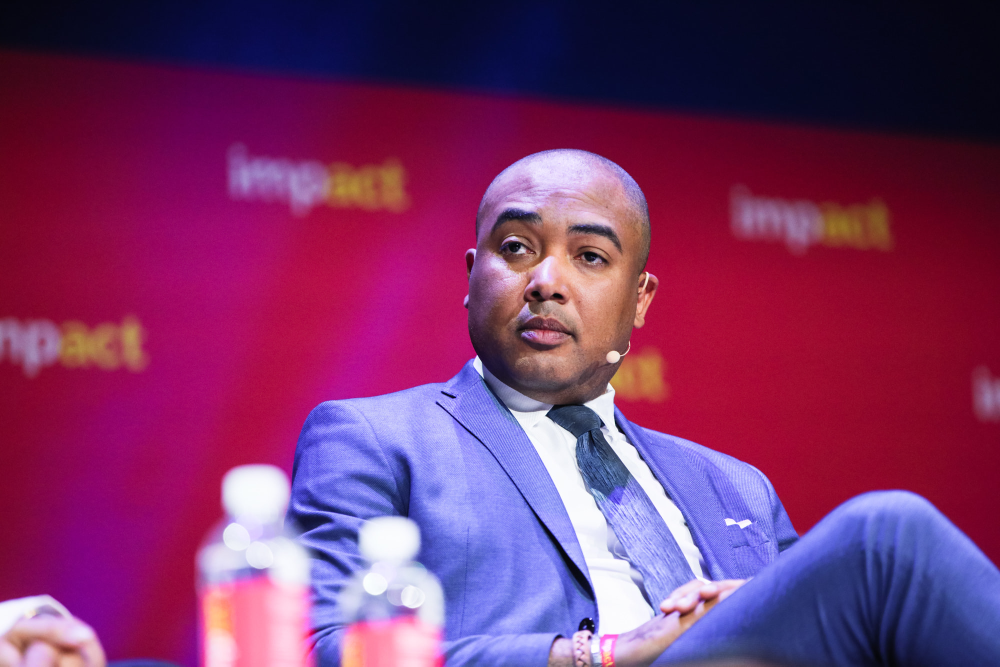
#> input picture images/profile_red_bg.jpg.jpg, 2000 x 1333 px (shown at 1/2 size)
$ python generate_ai_ready_data_release.py --output out.png
#> lines starting #> are read from the running program, lines starting #| are printed output that depends on the picture; after the words box and inside, x2 and y2 are one past the last pixel; in counts of white or black regions, pixels touching at a corner belong together
#!/usr/bin/env python3
"""Generate source-locked desktop, mobile and printable artwork for AI-ready data."""
from __future__ import annotations
import argparse
from pathlib import Path
from PIL import Image, ImageDraw, ImageFont
from reportlab.pdfgen import canvas
from reportlab.lib.pagesizes import A4

N="#06213A"; N2="#0D4162"; C="#04C7EC"; T="#087E87"
P="#BF8965"; W="#FFFFFF"; F="#FCFAF7"; I="#132A40"; M="#526779"; E="#D6E5E8"
ROOT=Path(__file__).resolve().parents[1]
REG="/usr/share/fonts/truetype/dejavu/DejaVuSans.ttf"
BOLD="/usr/share/fonts/truetype/dejavu/DejaVuSans-Bold.ttf"
def font(n,b=False): return ImageFont.truetype(BOLD if b else REG,n)
def txt(d,x,y,s,n=21,color=I,b=False): d.text((x,y),s,font=font(n,b),fill=color)
def wrap(d,s,n,w,b=False):
    result=[];line=""
    for token in s.split():
        test=(line+" "+token).strip()
        if d.textbbox((0,0),test,font=font(n,b))[2] <= w: line=test
        else:
            if line: result.append(line)
            line=token
    if line:result.append(line)
    return result
def para(d,x,y,s,n=20,w=500,color=M,b=False,limit=3,step=1.26):
    ls=wrap(d,s,n,w,b)
    if len(ls)>limit: raise ValueError(f"Text overflow: {s}: {ls}")
    for line in ls:txt(d,x,y,line,n,color,b);y+=int(n*step)
    return y
def box(d,rect,fill=W,r=20,stroke=E): d.rounded_rectangle(rect,radius=r,fill=fill,outline=stroke,width=2)
def rgb(h):return tuple(int(h[i:i+2],16) for i in (1,3,5))
def gradient(d,w,a,b,y0,y1):
    p,q=rgb(a),rgb(b)
    for y in range(y0,y1):
        z=(y-y0)/max(1,y1-y0)
        d.line((0,y,w,y),fill=tuple(round(p[i]*(1-z)+q[i]*z) for i in range(3)))
def emblem(d,name,x,y):
    color=N
    if name=="target":
        d.ellipse((x+6,y+6,x+50,y+50),outline=color,width=4)
        d.ellipse((x+20,y+20,x+36,y+36),outline=color,width=3)
        d.line((x+28,y+28,x+50,y+5),fill=color,width=4)
    elif name=="data":
        d.ellipse((x+8,y+4,x+50,y+23),outline=color,width=4)
        d.arc((x+8,y+37,x+50,y+57),0,180,fill=color,width=4)
        d.line((x+8,y+14,x+8,y+46),fill=color,width=4)
        d.line((x+50,y+14,x+50,y+46),fill=color,width=4)
        d.line((x+8,y+31,x+50,y+31),fill=color,width=3)
    elif name=="rights":
        d.line([(x+28,y+3),(x+50,y+12),(x+47,y+39),(x+28,y+57),(x+9,y+39),(x+6,y+12),(x+28,y+3)],fill=color,width=4,joint="curve")
        d.line((x+18,y+28,x+26,y+36,x+40,y+19),fill=color,width=4)
    elif name=="flow":
        d.line((x+10,y+16,x+44,y+16,x+44,y+7),fill=color,width=4)
        d.line((x+44,y+16,x+36,y+24),fill=color,width=4)
        d.line((x+46,y+43,x+12,y+43,x+12,y+52),fill=color,width=4)
        d.line((x+12,y+43,x+20,y+35),fill=color,width=4)
    elif name=="value":
        for j,height in enumerate((17,30,45)):
            d.rounded_rectangle((x+10+14*j,y+52-height,x+20+14*j,y+52),radius=3,fill=color)
    elif name=="review":
        d.rounded_rectangle((x+12,y+11,x+48,y+57),radius=4,outline=color,width=4)
        d.rounded_rectangle((x+22,y+5,x+38,y+18),radius=3,outline=color,width=3)
        for j in range(3):
            d.line((x+20,y+27+j*9,x+24,y+31+j*9,x+30,y+24+j*9),fill=color,width=2)
            d.line((x+34,y+27+j*9,x+43,y+27+j*9),fill=color,width=2)
def head(im,mobile=False):
    d=ImageDraw.Draw(im);w=im.width;h=393 if mobile else 330
    gradient(d,w,N,N2,0,h)
    for i in range(6):
        y=91+i*21
        d.arc((-220,y-150,w+190,y+230),192,345,fill="#1E5571",width=2)
    d.rounded_rectangle((32,37,39,125),radius=2,fill=P)
    txt(d,57,40,"EXECUTIVE AI BRIEFING / DATA READINESS",16,C,True)
    if mobile:
        txt(d,37,103,"AI CAN SCALE.",55,W,True)
        txt(d,37,178,"CAN ITS DATA?",55,W,True)
        para(d,40,283,"Data readiness is a release condition for each AI workflow.",22,w-80,"#D6E6EF",limit=2)
    else:
        txt(d,60,105,"AI CAN SCALE.",75,W,True)
        txt(d,60,188,"CAN ITS DATA?",75,W,True)
        para(d,63,283,"A use-case data contract connects quality, authority and value.",21,w-125,"#D6E6EF",limit=1)
def stat(im,rect,eyebrow,big,detail,source,mobile=False):
    d=ImageDraw.Draw(im);x,y,x2,y2=rect;box(d,rect)
    d.rounded_rectangle((x+13,y+17,x+20,y2-17),radius=3,fill=T)
    tx=x+38
    txt(d,tx,y+15,eyebrow.upper(),14,M,True)
    txt(d,tx,y+43,big,39,P,True)
    para(d,tx,y+96,detail,18 if mobile else 16,x2-tx-17,I,limit=3)
    txt(d,tx,y2-26,source,12,T,True)
def contract(im,rect,mobile=False):
    d=ImageDraw.Draw(im);x,y,x2,y2=rect
    box(d,rect,"#E4F4F7",22,"#BCDDE3")
    d.rounded_rectangle((x+18,y+18,x+26,y2-18),radius=3,fill=C)
    txt(d,x+47,y+26,"THE USE-CASE DATA CONTRACT",27 if mobile else 32,N,True)
    para(d,x+47,y+76,"The agreed data, permitted use, accountable owner and evidence required before release.",20,x2-x-85,M,limit=3)
def check(im,rect,number,heading,description,ico,mobile=False):
    d=ImageDraw.Draw(im);x,y,x2,y2=rect;box(d,rect,W,20,E)
    d.rounded_rectangle((x,y+21,x+7,y2-21),radius=3,fill=T if number%2 else P)
    d.ellipse((x+20,y+20,x+75,y+75),fill=N)
    txt(d,x+36,y+29,str(number),25,W,True)
    ix=x2-90;iy=y+26
    d.rounded_rectangle((ix-7,iy-8,ix+65,iy+67),radius=13,fill="#E8F5F8")
    emblem(d,ico,ix,iy)
    header_size=23 if mobile else 23
    para(d,x+94,y+24,heading,header_size,ix-x-110,N,True,limit=2)
    para(d,x+25,y+96,description,19,x2-x-50,M,limit=3)
def gate(im,rect,mobile=False):
    d=ImageDraw.Draw(im);x,y,x2,y2=rect
    box(d,rect,N,20,N);txt(d,x+23,y+17,"EXECUTIVE RELEASE GATE",18,C,True)
    choices=[
        ("PROCEED","The receiving team owns the tested workflow."),
        ("REPAIR","Fix the gaps and test the evidence again."),
        ("STOP","Do not extend unjustified AI authority.")]
    if mobile:
        for i,(label,desc) in enumerate(choices):
            yy=y+62+i*73
            if i:d.line((x+23,yy-13,x2-23,yy-13),fill="#28546F",width=2)
            txt(d,x+24,yy,label,22,C if i==0 else P,True)
            para(d,x+186,yy+2,desc,18,x2-x-214,W,limit=2)
    else:
        ww=(x2-x-48)//3
        for i,(label,desc) in enumerate(choices):
            xx=x+21+ww*i
            if i:d.line((xx-11,y+61,xx-11,y2-17),fill="#28546F",width=2)
            txt(d,xx,y+63,label,23,C if i==0 else P,True)
            para(d,xx,y+103,desc,16,ww-21,W,limit=3)
def author(im,start,mobile=False):
    d=ImageDraw.Draw(im);w,h=im.size
    gradient(d,w,N,N2,start,h);d.rectangle((0,start,w,start+4),fill=C)
    r=35 if mobile else 40;cx=62 if mobile else 80;cy=start+66
    d.ellipse((cx-r-4,cy-r-4,cx+r+4,cy+r+4),fill=W)
    source=ROOT/"images"/"profile_red_bg.jpg.jpg"
    if source.exists():
        with Image.open(source) as photo:
            tw,th=photo.size
            photo=photo.crop((int(tw*.4225),int(th*.169),int(tw*.695),int(th*.578))).convert("RGB").resize((r*2,r*2),Image.Resampling.LANCZOS)
        mask=Image.new("L",(r*2,r*2),0)
        ImageDraw.Draw(mask).ellipse((0,0,r*2-1,r*2-1),fill=255)
        im.paste(photo,(cx-r,cy-r),mask)
    else:txt(d,cx-r+12,cy-r+14,"JR",25,N,True)
    d=ImageDraw.Draw(im);tx=cx+r+24
    txt(d,tx,start+26,"Jair Ribeiro",26,W,True)
    txt(d,tx,start+68,"AI LEADER",17,C,True)
    if mobile:para(d,32,start+117,"Enterprise AI Adoption · Governance · Business Transformation",15,w-60,"#D7E6EF",limit=2)
    else:txt(d,tx,start+105,"Enterprise AI Adoption · Governance · Business Transformation",16,"#D7E6EF")
def render(mobile):
    w,h=(720,3180) if mobile else (1200,1810)
    im=Image.new("RGB",(w,h),F)
    head(im,mobile)
    stats=[
      ("ACCESS","+50%","Relative annual increase in access to sanctioned AI tools.","DELOITTE 2026"),
      ("READINESS","40%","Globally report high preparedness in AI data management.","DELOITTE 2026"),
      ("AT RISK","60%","Forecast AI projects without AI-ready data abandoned through 2026.","GARTNER 2025")]
    if mobile:
        for i,item in enumerate(stats):
            stat(im,(25,411+i*184,w-25,577+i*184),*item,mobile=True)
        contract(im,(25,977,w-25,1140),True)
    else:
        for i,item in enumerate(stats):
            stat(im,(30+i*390,349,400+i*390,526),*item)
        contract(im,(30,549,1170,698))
    cards=[
       ("Define the decision","Specify the business result and the data it needs.","target"),
       ("Prove data fitness","Check quality, freshness, lineage and exceptions.","data"),
       ("Name authority","Assign the owner, approved use and stop rights.","rights"),
       ("Test continuous use","Check repeated retrieval, handoffs and monitoring.","flow"),
       ("Measure the result","Connect defects and data investment to cost, quality and service.","value"),
       ("Renew permission","Release in stages; reassess drift, changes and failures.","review")]
    if mobile:
        for i,(a,b,c) in enumerate(cards):
            top=1170+i*235
            check(im,(25,top,w-25,top+219),i+1,a,b,c,True)
        gate(im,(25,2610,w-25,2895),True)
        author(im,2960,True)
    else:
        for i,(a,b,c) in enumerate(cards):
            col=i%2;row=i//2
            check(im,(30+col*585,720+row*206,584+col*585,911+row*206),i+1,a,b,c)
        gate(im,(30,1360,1170,1589))
        txt(ImageDraw.Draw(im),40,1615,"No named owner, no tested data, no wider AI authority.",23,N,True)
        author(im,1660)
    return im
def run(folder):
    folder=Path(folder);folder.mkdir(parents=True,exist_ok=True)
    for name,mobile in (("desktop",False),("mobile",True)):
        im=render(mobile)
#> in render, `head(im,mobile)`:
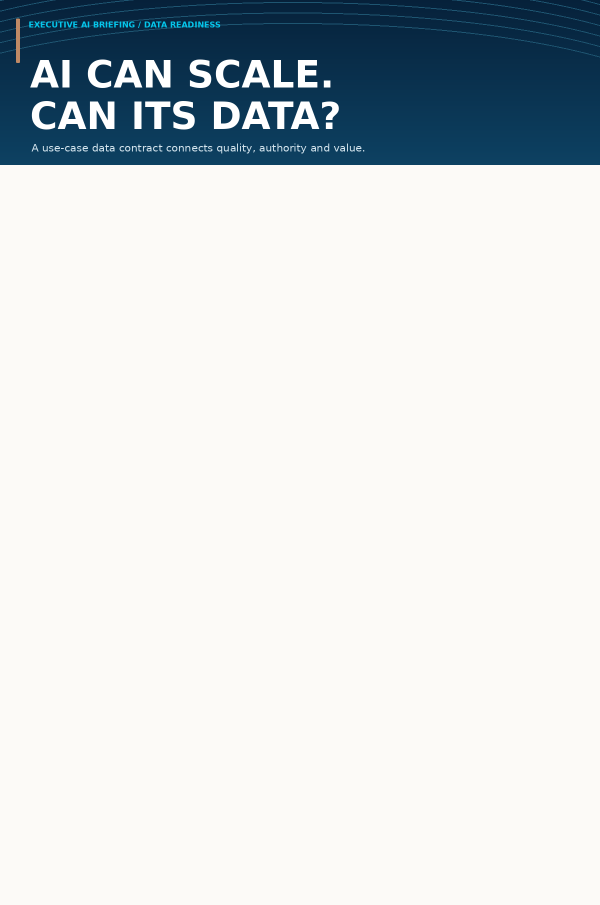
#> im: PIL image 1200x1810 RGB (shown at 1/2 size); mean R, G, B 211.5, 216.7, 219.1
#> in render, `contract(im,(30,549,1170,698))`:
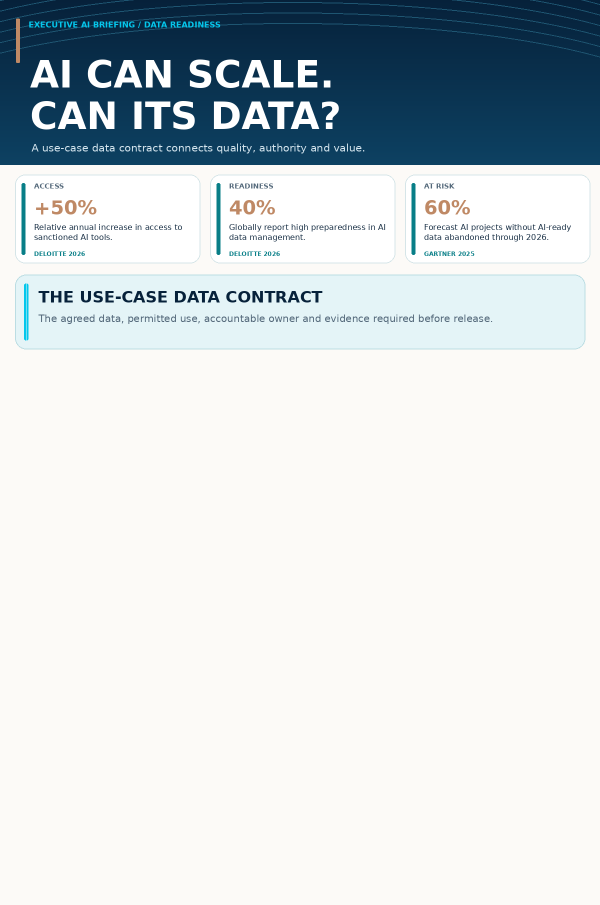
#> im: PIL image 1200x1810 RGB (shown at 1/2 size); mean R, G, B 207.6, 214.8, 218
#> after the loop in render, `for i,(a,b,c) in enumerate(cards):`:
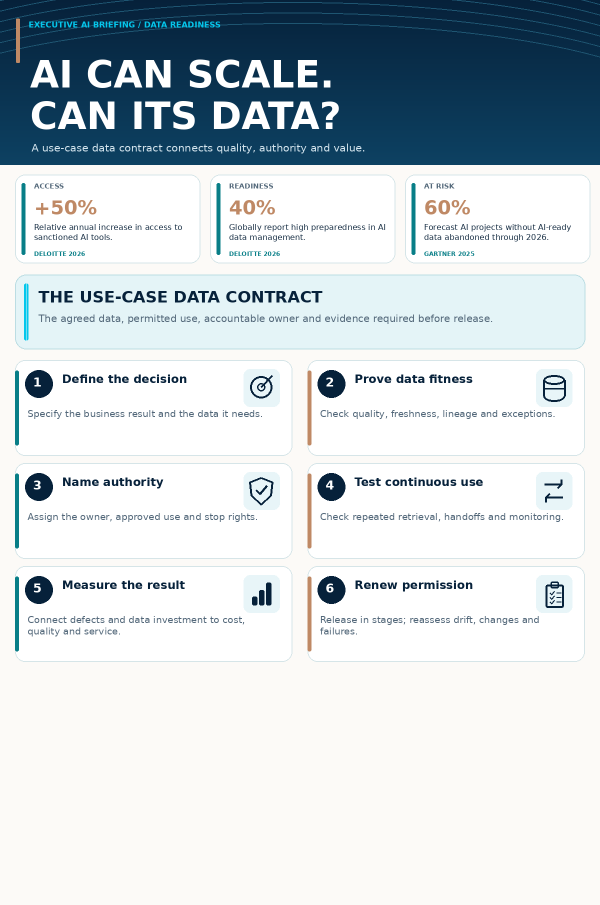
#> im: PIL image 1200x1810 RGB (shown at 1/2 size); mean R, G, B 203.1, 211.7, 216.3
#> in render, `gate(im,(30,1360,1170,1589))`:
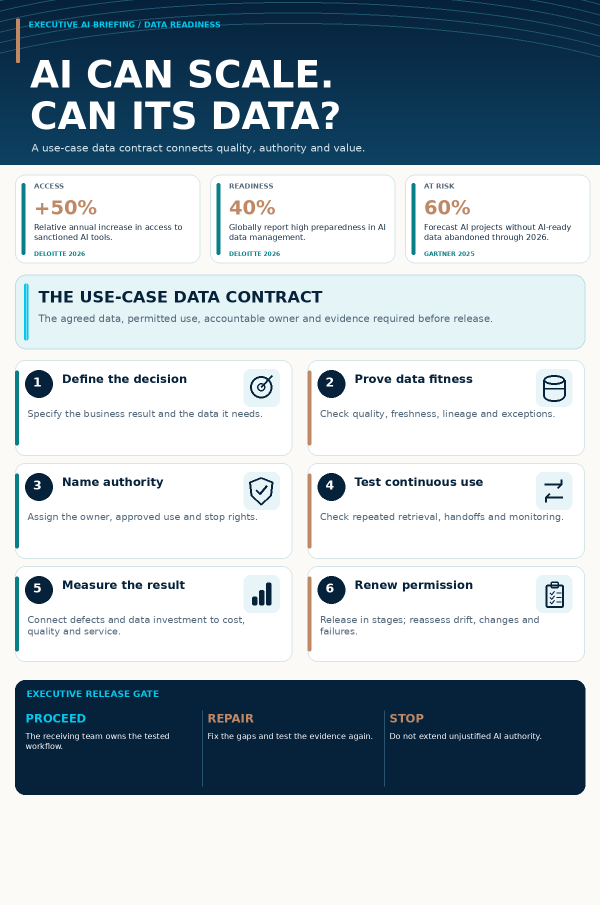
#> im: PIL image 1200x1810 RGB (shown at 1/2 size); mean R, G, B 173.9, 186.1, 194
#> in author, photo is the input picture: PIL image 2000x1333 RGB; mean R, G, B 122.6, 51.7, 104.9
#> in author, `photo=photo.crop((int(tw*.4225),int(th*.169),int(tw*.695),int(th*.578)..`:
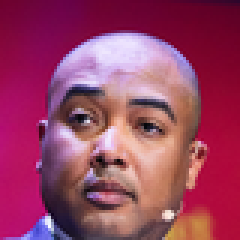
#> photo: PIL image 80x80 RGB (shown 3 times larger); mean R, G, B 153.4, 66.1, 99.1
#> in author, `mask=Image.new("L",(r*2,r*2),0)`: mask: PIL image 80x80 L; every value is 0
#> in author, `ImageDraw.Draw(mask).ellipse((0,0,r*2-1,r*2-1),fill=255)`:
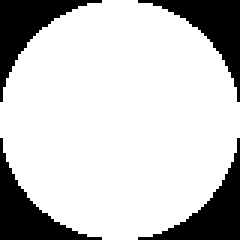
#> mask: PIL image 80x80 L (shown 3 times larger); 78.4% white; 4 black regions, box (x1, y1, x2, y2) and area: (0, 0, 34, 34) 346, (46, 0, 80, 34) 346, (0, 46, 34, 80) 346, (46, 46, 80, 80) 346
#> in author, `im.paste(photo,(cx-r,cy-r),mask)`:
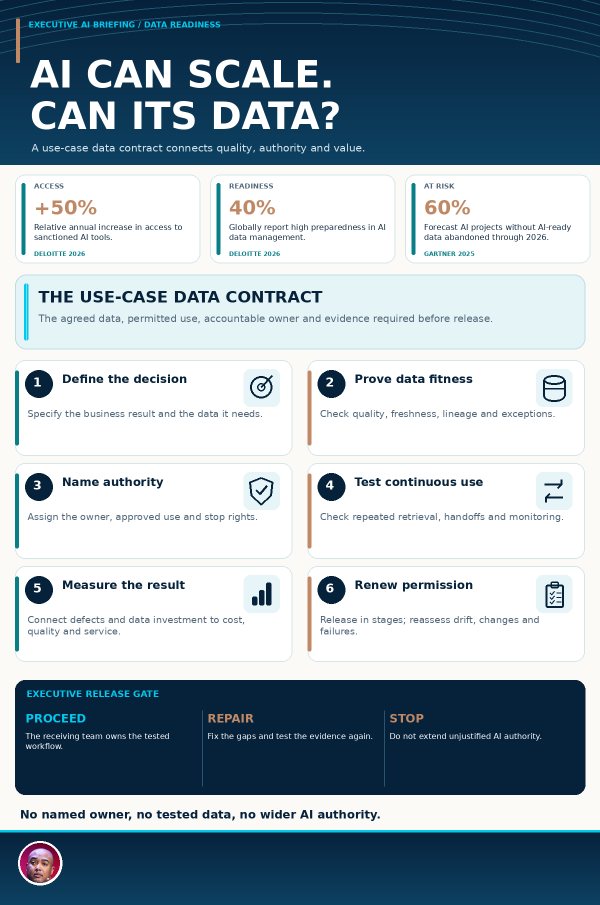
#> im: PIL image 1200x1810 RGB (shown at 1/2 size); mean R, G, B 153.7, 169.6, 180.3
        im.save(folder/(name+".png"),optimize=True)
        im.save(folder/(name+".webp"),format="WEBP",quality=85,method=6)
        print(name,im.size)
#| desktop (1200, 1810)
    pdf=canvas.Canvas(str(folder/"infographic.pdf"),pagesize=A4)
    w,h=A4;im=Image.open(folder/"desktop.png")
    ratio=min(w/im.width,h/im.height);ww=im.width*ratio;hh=im.height*ratio
    pdf.drawImage(str(folder/"desktop.png"),(w-ww)/2,(h-hh)/2,width=ww,height=hh)
    pdf.setTitle("AI-ready data: the use-case data contract")
    pdf.setAuthor("Jair Ribeiro");pdf.showPage();pdf.save()
if __name__=="__main__":
    p=argparse.ArgumentParser();p.add_argument("--output",required=True)
    run(p.parse_args().output)
#> (the call stopped at in run, `pdf=canvas.Canvas(str(folder/"infographic.pdf"),pagesize=A4)`: reportlab is not available in this run)
